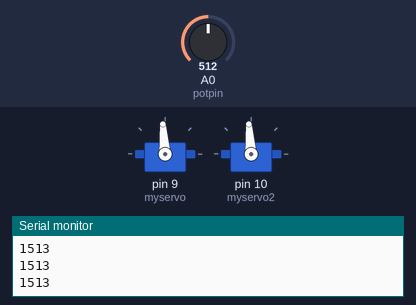
Simulated run of this sketch. Board: Arduino Uno, built with avr-gcc and run on an emulated ATmega328P. Parts: 2 × servo, the last lines printed to the serial monitor. The inputs (shaded band) are chosen by the test bench; at power-on: A0 (potpin) = 512.

Above: at 1.2 s.
1.3 s: A0 (potpin) set to 716
At 2.1 s:
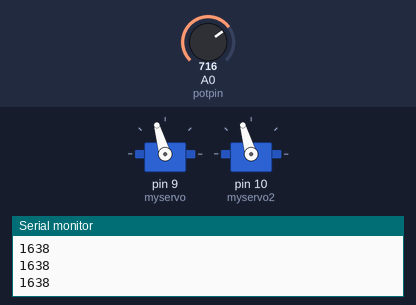
2.8 s: A0 (potpin) set to 511
At 3.1 s:
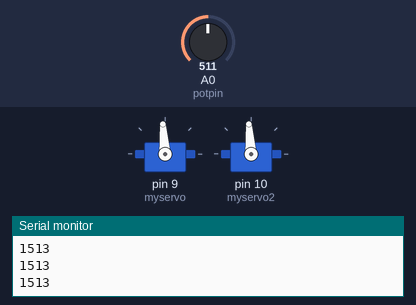
4.3 s: A0 (potpin) set to 122
At 5.3 s:
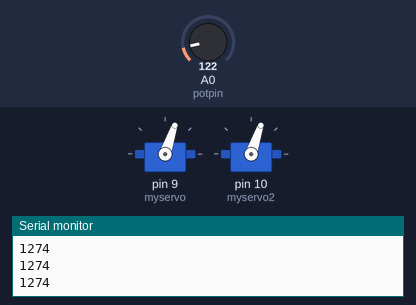
5.8 s: A0 (potpin) set to 306
At 6.2 s:
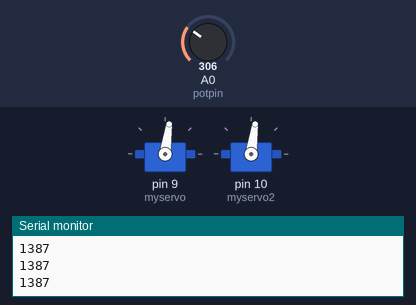
7.3 s: A0 (potpin) set to 1023
At 8.4 s:
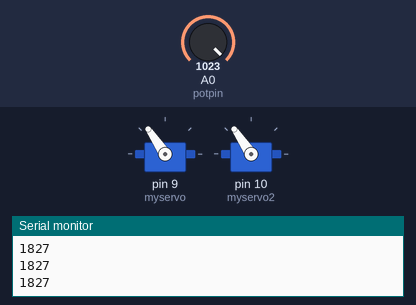
8.8 s: A0 (potpin) set to 900
At 9.3 s:
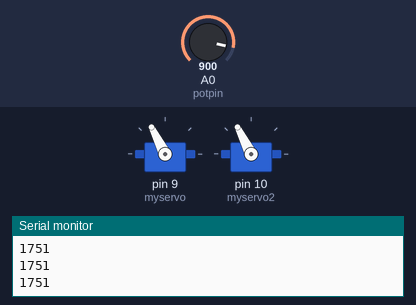
Timing chart, 0 to 11.3 s (numbered marks = the images above; inputs shaded):
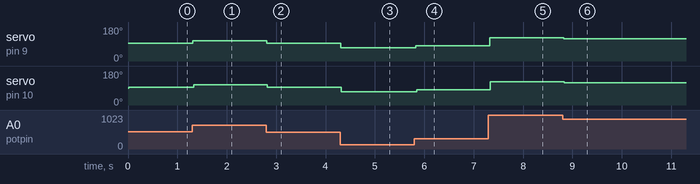

The sketch:

CraneClaw.ino
```cpp
// CraneClaw by steve

#include <Servo.h>

Servo myservo;  // create servo object to control a servo
Servo myservo2;  // create servo object to control a servo


int potpin = 0;  // analog pin used to connect the potentiometer
int val;    // variable to read the value from the analog pin

void setup() {
  myservo.attach(9);
  myservo2.attach(10);

  Serial.begin(9600);

}

void loop() {
  val = analogRead(potpin);            // reads the value of the potentiometer (value between 0 and 1023)
  val = map(val, 0, 1023, 1200, 1827);     // scale it to use it with the servo (value for microseconds)
  myservo.writeMicroseconds(val);                  // sets the servo position according to the scaled value
  delay(15);
  myservo2.writeMicroseconds(val);                  // sets the servo position according to the scaled value
  delay(15);                            // waits for the servo to get there
  Serial.println(val);
}
```

Measured:
- after the input at 1.3 s, servo on pin 9 (myservo), servo on pin 10 (myservo2): 94° → 106° at once
- after the input at 2.8 s, servo on pin 9 (myservo), servo on pin 10 (myservo2): 106° → 94° at once
- after the input at 4.3 s, servo on pin 9 (myservo), servo on pin 10 (myservo2): 94° → 71° at once
- after the input at 5.8 s, servo on pin 9 (myservo), servo on pin 10 (myservo2): 71° → 82° at once
- after the input at 7.3 s, servo on pin 9 (myservo), servo on pin 10 (myservo2): 82° → 124° at once
- after the input at 8.8 s, servo on pin 9 (myservo), servo on pin 10 (myservo2): 124° → 117° at once
